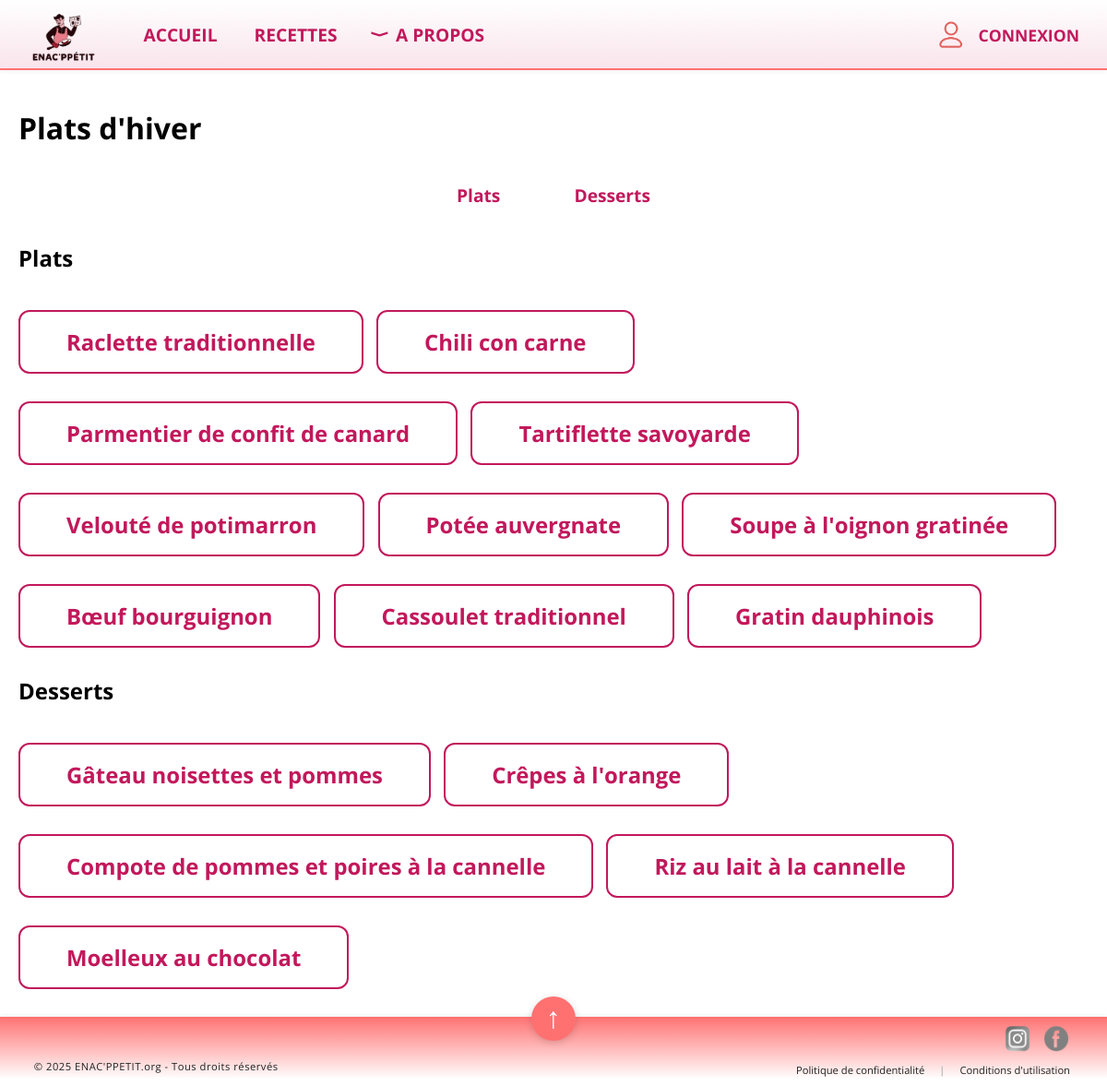
Screenshot of /hiver with the database file from the repository.
### tables this page shows
CREATE TABLE Recette (
    Recette_id INTEGER PRIMARY KEY,
    Title TEXT,
    Preptime INTEGER,
    Cooktime INTEGER,
    Category TEXT,
    Saison TEXT,
    Description TEXT,
    Servings INTEGER,
    Image TEXT
);

### app.py (the view)
@app.route('/hiver')
def hiver():
    conn = sqlite3.connect('BDD.db')
    conn.row_factory = sqlite3.Row
    plats = conn.execute("SELECT * FROM Recette WHERE saison = 'Hiver' AND category = 'Plat'").fetchall()
    desserts = conn.execute("SELECT * FROM Recette WHERE saison = 'Hiver' AND category = 'Dessert'").fetchall()
    conn.close()
    return render_template('hiver.html', plats=plats, desserts=desserts)

### templates/hiver.html (shortened to what this page needs)
{% extends "base.html" %}
{% block content %}
<h1>Plats d'hiver</h1>
<div class="categories-links">
    <a href="#plats" class="lien-recettes">Plats</a>
    <a href="#desserts" class="lien-recettes">Desserts</a>
</div>
<h2 id="plats">Plats</h2>
{% if plats %}
    {% for plat in plats %}
        <div class="encadre-nom-recette">
            <a href="{{ url_for('recette', recette_id=plat['Recette_id']) }}" class="lien-recettes">{{ plat['Title'] }}</a>
        </div>
    {% endfor %}
{% else %}
    <p>Aucun plat d'été trouvé.</p>
{% endif %}
<h2 id="desserts">Desserts</h2>
{% if desserts %}
    {% for dessert in desserts %}
        <div class="encadre-nom-recette">
            <a href="{{ url_for('recette', recette_id=dessert['Recette_id']) }}" class="lien-recettes">{{ dessert['Title'] }}</a>
        </div>
    {% endfor %}
{% else %}
    <p>Aucun dessert d'hiver trouvé.</p>
{% endif %}
{% endblock %}

### static/style.css (style rules this page uses)
body { overflow-x: hidden; background: #fff; margin: 0; padding: 0; font-family: 'Open Sans', Arial, sans-serif; }
html { box-sizing: border-box; width: 100vw; overflow-x: hidden; }
*, *::before, *::after { box-sizing: inherit; }
.lien-recettes, .lien-apropos { color:#c2185b !important; font-weight: bold; font-size: 1.15em; text-decoration: none !important; background: #fff; padding: 6px 18px; border-radius: 8px; transition: background 0.2s; }
.encadre-nom-recette { background: #fff; border: 2px solid #c2185b; border-radius: 12px; padding: 16px 32px; font-size: 1.3em; font-weight: bold; display: inline-block; margin: 20px 10px 10px 0; }
.categories-links { display: flex; justify-content: center; gap: 40px; margin: 30px 0 30px 0; }
.categories-links a { font-weight: bold; color: #111; text-decoration: none; font-size: 1.2em; padding: 8px 20px; border-radius: 20px; transition: background 0.2s; }
h2[id] { scroll-margin-top: 200px; }

### rows the page displays
Recette: Title "Raclette traditionnelle"
Recette: Title "Chili con carne"
Recette: Title "Parmentier de confit de canard"
Recette: Title "Tartiflette savoyarde"
Recette: Title "Velouté de potimarron"
Recette: Title "Potée auvergnate"
Recette: Title "Soupe à l'oignon gratinée"
Recette: Title "Bœuf bourguignon"
Recette: Title "Cassoulet traditionnel"
Recette: Title "Gratin dauphinois"
Recette: Title "Gâteau noisettes et pommes"
Recette: Title "Crêpes à l'orange"
Recette: Title "Compote de pommes et poires à la cannelle"
Recette: Title "Riz au lait à la cannelle"
Recette: Title "Moelleux au chocolat"
